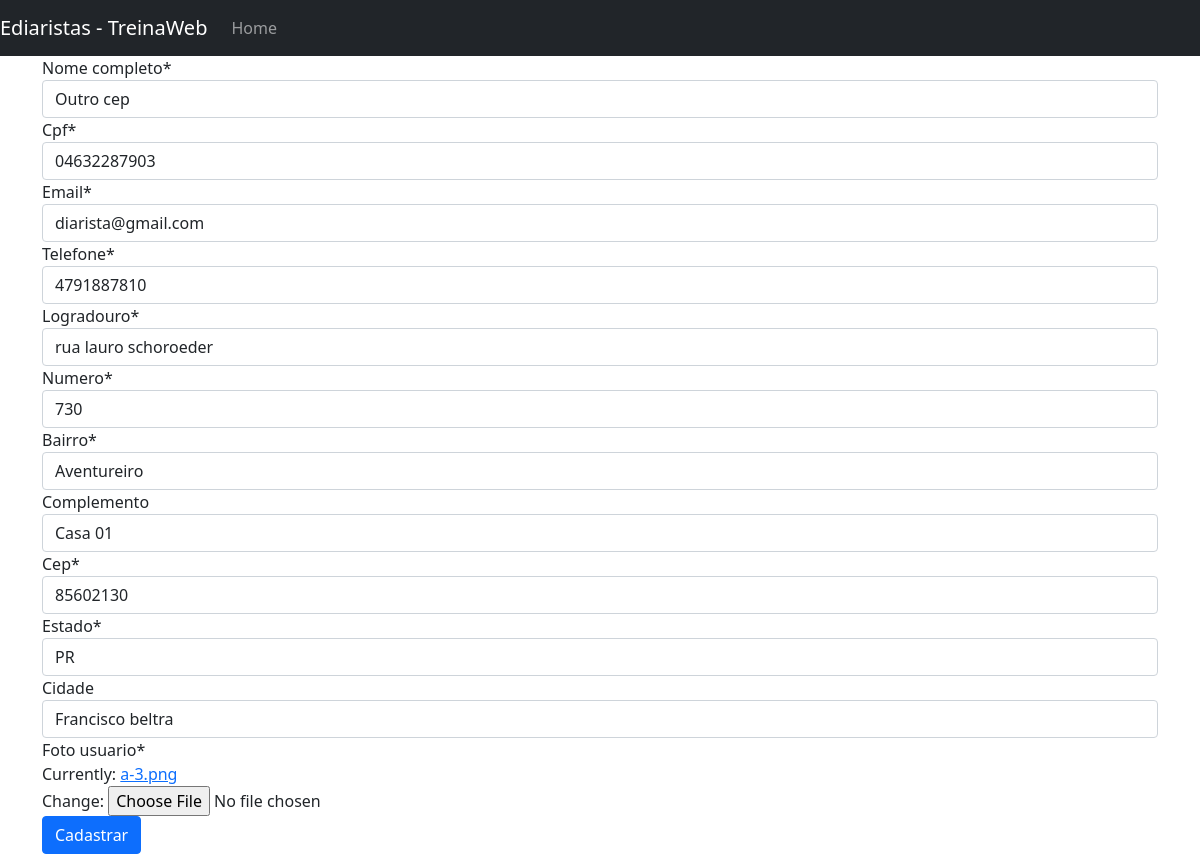
/web/editar_diarista/1, run on the app's committed database.
### web/models.py (models this page shows)
class Diaristas(models.Model):
    nome_completo = models.CharField(max_length=100, null=False, blank=False)
    cpf = models.CharField(max_length=11, null=False, blank=False, unique=True)
    email = models.EmailField(null=False, blank=False, unique=True)
    telefone = models.CharField(max_length=11, null=False, blank=False)
    logradouro = models.CharField(max_length=60, null=False, blank=False)
    numero = models.IntegerField(null=False, blank=False)
    bairro = models.CharField(max_length=60, null=False, blank=False)
    complemento = models.CharField(max_length=100, null=False, blank=True)
    cep = models.CharField(max_length=8, null=False, blank=False)
    estado = models.CharField(max_length=2, null=False, blank=False)
    cidade = models.CharField(max_length=30, null=False, blank=True)
    codigo_ibge = models.IntegerField(null=False, blank=False)
    foto_usuario = models.ImageField(null=False)

### web/views.py (the view)
# urls.py: path('editar_diarista/<int:diarista_id>', editar_diarista, name='editar_diarista'),
def editar_diarista(request, diarista_id):
    diarista = Diaristas.objects.get(id=diarista_id)
    if request.method == 'POST':
        form_diarista = diarista_form.DiaristaForm(request.POST or None, request.FILES, instance=diarista)
        if form_diarista.is_valid():
            form_diarista.save()
            return redirect('listar_diaristas')
    else:
        form_diarista = diarista_form.DiaristaForm(instance=diarista)
    return render(request, 'form_diarista.html', {'form_diarista': form_diarista})

### web/forms/diarista_form.py (shortened to what this page needs)
class DiaristaForm(forms.ModelForm):
    cpf = forms.CharField(widget=forms.TextInput(attrs={'data-mask': '000.000.000-00'}))
    cep = forms.CharField(widget=forms.TextInput(attrs={'data-mask': '00000-000'}))
    telefone = forms.CharField(widget=forms.TextInput(attrs={'data-mask': '(00) 0 0000-0000'}))
    class Meta:
        model = Diaristas
        fields = '__all__'
        exclude = ('codigo_ibge',)

### web/templates/form_diarista.html (shortened to what this page needs)
{% extends 'base.html'%}
{% load crispy_forms_tags %}
{% block conteudo %}
<form method="post" enctype="multipart/form-data">
    {{form_diarista|crispy}}
    <button type="submit" class="btn btn-primary">Cadastrar</button>
</form>
{% endblock conteudo %}

### data on the page
Diaristas: nome_completo "Outro cep", cpf "04632287903", email "diarista@gmail.com", telefone "4791887810", logradouro "rua lauro schoroeder", numero "730", bairro "Aventureiro", complemento "Casa 01", cep "85602130", estado "PR", cidade "Francisco beltra"
